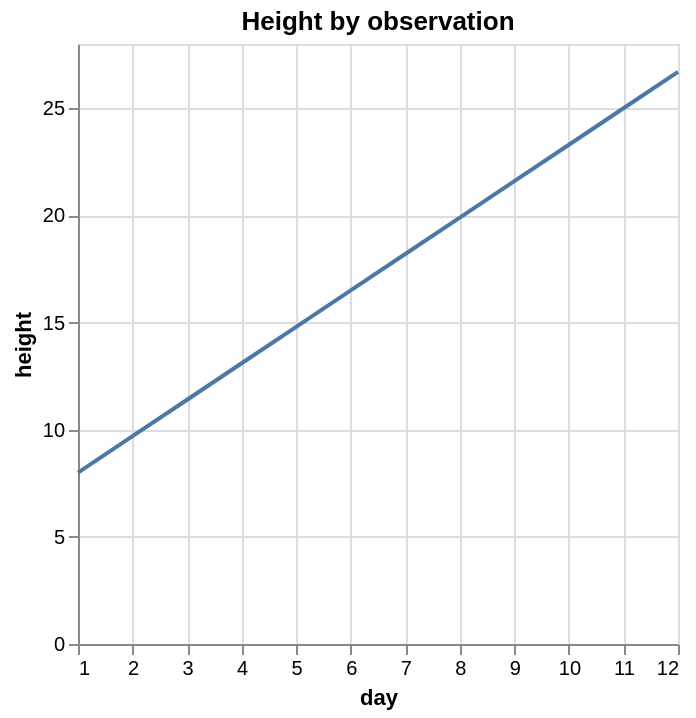

Vega-Lite specification stored for this chart:
### Vega-Lite specification from a JSON file in a GitHub repository (floating-point values rounded to 4 significant figures)
{"$schema": "https://vega.github.io/schema/vega-lite/v5.json", "title": "Height by observation", "data": {"values": [{"day": 1, "height": 8}, {"day": 2, "height": 9.7}, {"day": 3, "height": 11.4}, {"day": 4, "height": 13.1}, {"day": 5, "height": 14.8}, {"day": 6, "height": 16.5}, {"day": 7, "height": 18.2}, {"day": 8, "height": 19.9}, {"day": 9, "height": 21.6}, {"day": 10, "height": 23.3}, {"day": 11, "height": 25}, {"day": 12, "height": 26.7}]}, "mark": "line", "encoding": {"x": {"field": "day", "type": "quantitative"}, "y": {"field": "height", "type": "quantitative"}}}
